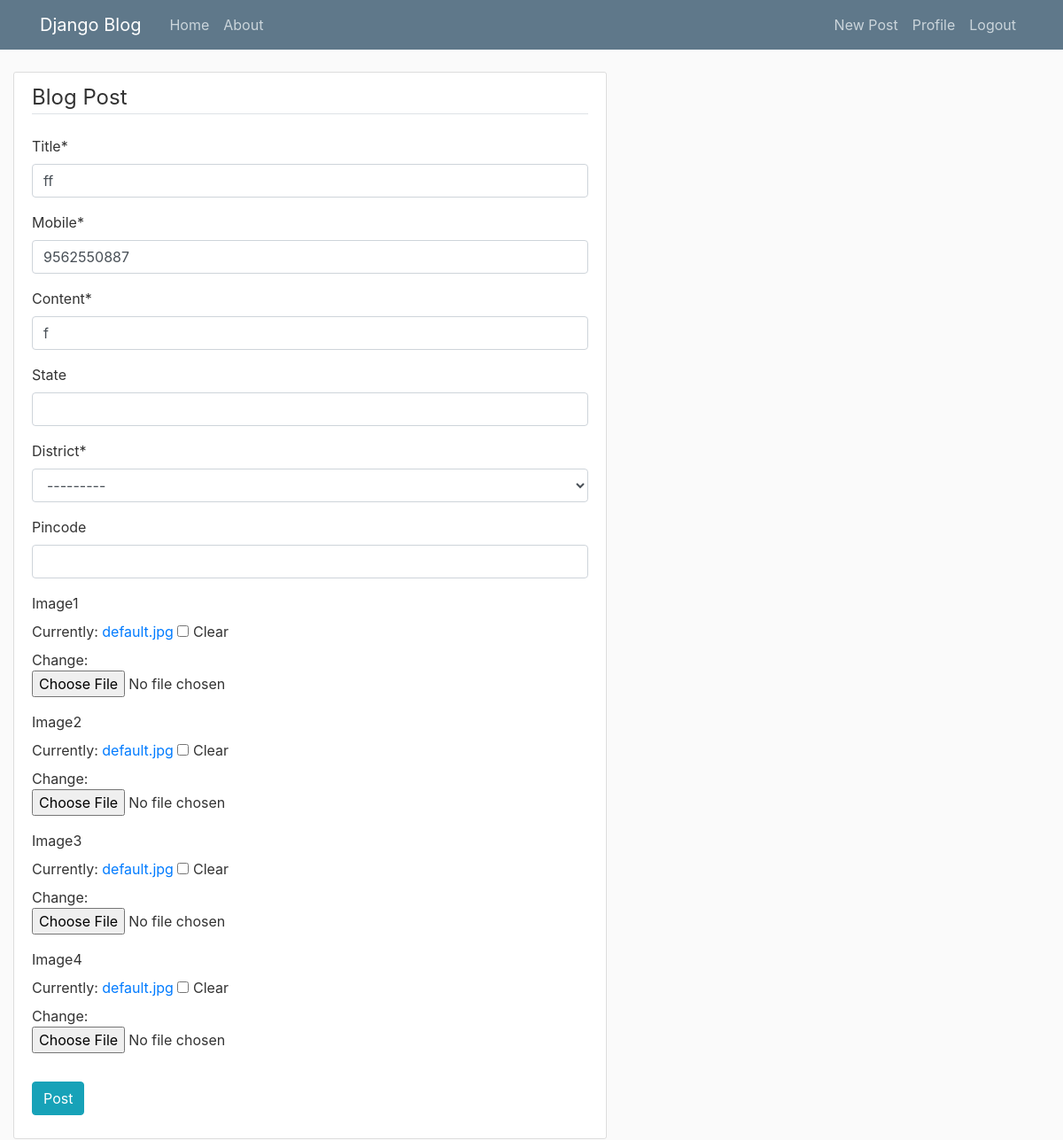
Screenshot of /post/56/update/ (signed in) with the database file from the repository.
### blog/models.py (models this page shows, shortened)
class Post(models.Model):
    FRESHMAN = 'FR'
    SOPHOMORE = 'SO'
    JUNIOR = 'JR'
    SENIOR = 'SR'
    GRADUATE = 'GR'
    YEAR_IN_SCHOOL_CHOICES = [
        (FRESHMAN, 'Freshman'),
        (SOPHOMORE, 'Sophomore'),
        (JUNIOR, 'Junior'),
        (SENIOR, 'Senior'),
        (GRADUATE, 'Graduate'),
    ]
    district=models.CharField(max_length=2,
        choices=YEAR_IN_SCHOOL_CHOICES)
    title = models.CharField(max_length=300)
    mobile= models.IntegerField(
        validators=[
            MaxValueValidator(99999999999),
            MinValueValidator(999999)
        ]) #update this to number
    price=models.IntegerField(default=1,
        validators=[
            MaxValueValidator(99999999999),
            MinValueValidator(1)
        ]) #update this to number
    catagory=models.CharField(max_length=100)
    buyorsell=models.CharField(max_length=3)
    content = models.CharField(max_length=3200)
    pincode= models.IntegerField(null=True,blank=True,
        validators=[
            MaxValueValidator(999999),
            MinValueValidator(100000)
        ])
    state=models.CharField(max_length=225,null=True,blank=True)
    date_posted = models.DateTimeField(default=timezone.now)
    author = models.ForeignKey(User, on_delete=models.CASCADE)
    image1 = models.ImageField(default='default.jpg', upload_to='post_pics',null=True,blank=True)
    image2 = models.ImageField(default='default.jpg', upload_to='post_pics',null=True,blank=True)
    image3 = models.ImageField(default='default.jpg', upload_to='post_pics',null=True,blank=True)
    image4 = models.ImageField(default='default.jpg', upload_to='post_pics',null=True,blank=True)

### blog/views.py (the view, shortened to what this page needs)
# urls.py: path('post/<int:pk>/update/', PostUpdateView.as_view(), name='post-update'),
class PostUpdateView(LoginRequiredMixin, UserPassesTestMixin, UpdateView):
    model = Post
    fields = ['title', 'mobile','content','state','district','pincode','image1','image2','image3','image4']
    def test_func(self):
        post = self.get_object()
        if self.request.user == post.author:
            return True
        return False

### blog/templates/blog/post_form.html (shortened to what this page needs)
{% extends "blog/base.html" %}
{% load crispy_forms_tags %}
{% block content %}
<div class='col-md-7'>
    <div class="content-section">
        <form method="POST"  enctype="multipart/form-data">
            <fieldset class="form-group">
                <legend class="border-bottom mb-4">Blog Post</legend>
                {{ form|crispy }}
            </fieldset>
            <div class="form-group">
                <button class="btn btn-info" type="submit">Post</button>
            </div>
        </form>
    </div>
</div>
{% endblock content %}

### blog/static/blog/main.css (style rules this page uses)
body { background: #fafafa; color: #333333; margin-top: 5rem; }
.content-section { background: #ffffff; padding: 10px 20px; border: 1px solid #dddddd; border-radius: 3px; margin-bottom: 20px; }

### rows the page displays
Post: title "ff", mobile "9562550887", content "f", district "---------"
